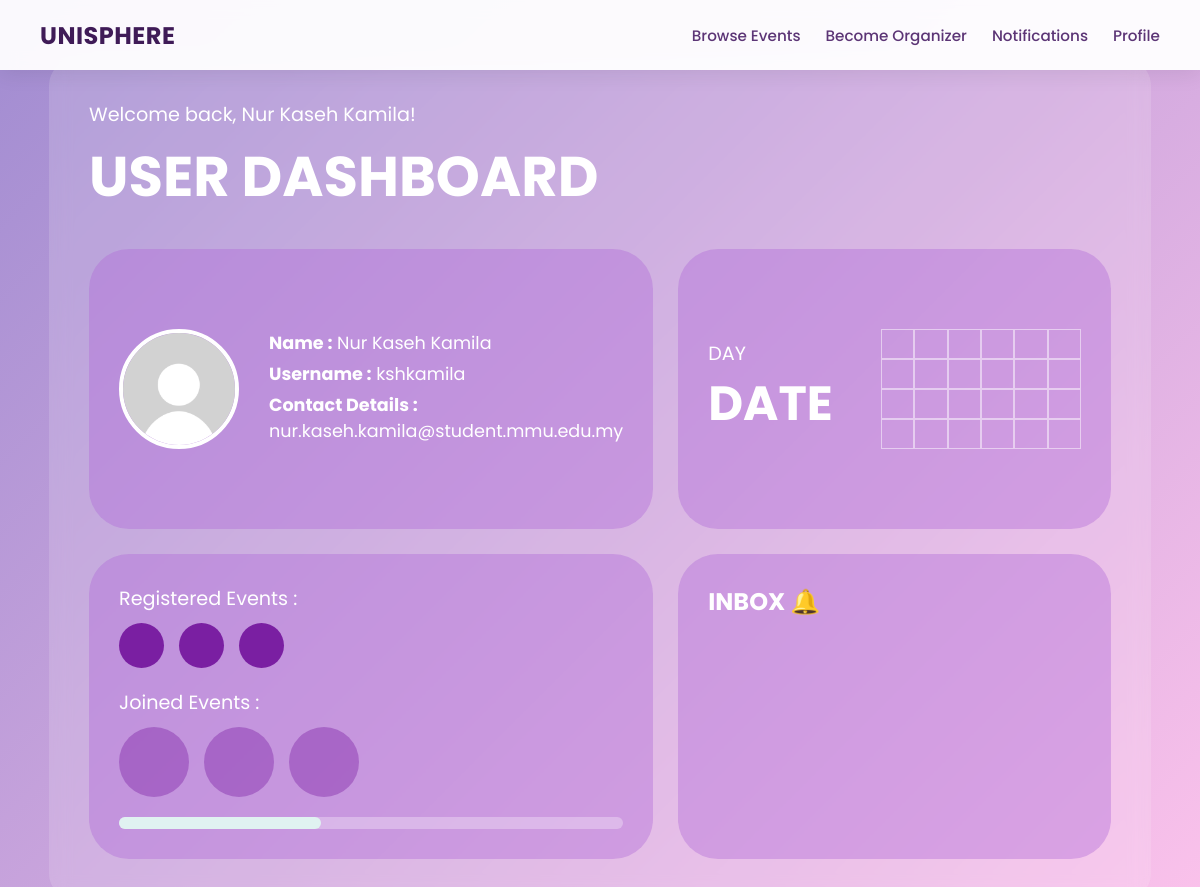
/user_dashboard (signed in), run on the app's committed database.
### tables this page shows
CREATE TABLE users_general (
    student_id varchar(10) PRIMARY KEY,
    name TEXT NOT NULL,
    username TEXT NOT NULL UNIQUE,
    email TEXT NOT NULL UNIQUE,
    password TEXT NOT NULL,
    keyword TEXT,
    role TEXT NOT NULL CHECK(role IN ('user', 'organizer', 'admin')),
    is_verified INTEGER DEFAULT 0,
    pending_email TEXT,
    security_question TEXT
);

### app.py (the view)
@app.route('/user_dashboard')
def dashboard():
    username = session.get('user')
    if not username:
        return redirect(url_for('signin'))
    conn = get_db_connection()
    cursor = conn.cursor()
    cursor.execute("""
        SELECT * FROM users_general
        LEFT JOIN user_details ON users_general.student_id = user_details.student_id
        WHERE users_general.username = ?
    """, (username,))
    user = cursor.fetchone()
    if not user:
        conn.close()
        return "User not found"
    cursor.execute("""
        SELECT e.event_id, e.event_name, e.event_description,
               e.start_date, e.end_date, e.start_time, e.end_time,
               e.main_location, e.faculty_wing, e.specific_location, e.event_mode, e.event_link
        FROM events e
        INNER JOIN event_registrations er ON e.event_id = er.event_id
        WHERE er.student_id = ?
    """, (user["student_id"],))
    events = cursor.fetchall()
    conn.close()
    return render_template('user_dashboard.html', user=user, events=events)

### app.py (called while the page is built)
def get_db_connection():
    conn = sqlite3.connect('database.db')
    conn.row_factory = sqlite3.Row
    conn.execute("PRAGMA foreign_keys = 1")
    return conn

@app.context_processor
def inject_notifications():
    if 'student_id' not in session:
        return dict(unread_notifications=0)
    conn = get_db_connection()
    cursor = conn.cursor()
    cursor.execute("SELECT COUNT(*) AS total FROM notifications WHERE student_id = ? AND is_read = 0",
    (session['student_id'],))
    result = cursor.fetchone()
    conn.close()
    return dict(unread_notifications=result['total'])

### templates/user_dashboard.html (shortened to what this page needs)
<!DOCTYPE html>
<html lang="en">
    <head>
</head>
<body>
    <nav class="navbar">
        <a class="navbar-brand" href="/user_dashboard">UniSphere</a>
        <div class="navbar-links">
            {% if session.get('role')== 'user' %}
                    <a href="/eventbrowsing">Browse Events</a>
                    <a href="/be_organizer">Become Organizer</a>
                    <a href="/notifications" class="notification-link">
                        Notifications
                    </a>
                    <a href="/user_dashboard">Profile</a>
                {% endif %}
        </div>
    </nav>
    <div class="dashboard">
        <p class="welcome">Welcome back, {{ user['name'] }}!</p>
        <h1 class="title">User Dashboard</h1>
        <div class="grid">
            <a href="{{ url_for('user_profile') }}" class="card profile-card clickable-card">
                <img src="{{ url_for('static', filename='uploads/' + (user['profile_picture'] if user['profile_picture'] else 'default.png')) }}" class="dashboard-profile-picture">
                <div class="profile-content">
                    <p><b>Name :</b> {{ user['name'] }}</p>
                    <p><b>Username :</b> {{ user['username'] }}</p>
                    <p><b>Contact Details :</b> {{ user['email'] }}</p>
                </div>
            </a>
                <div class="card calendar-card">
                    <div class="date-info">
                        <p class="day">DAY</p>
                        <p class="date">DATE</p>
                    </div>
                    <div class="calendar-grid">
                        <div></div><div></div><div></div><div></div><div></div><div></div>
                        <div></div><div></div><div></div><div></div><div></div><div></div>
                        <div></div><div></div><div></div><div></div><div></div><div></div>
                        <div></div><div></div><div></div><div></div><div></div><div></div>
                    </div>
                </div>
            <div class="card event-card">
                <div class="event-row">
                    <p class="event-label">Registered Events :</p>
                    <div class="circles">
                        {% if events %}
                            {% for e in events %}
                                {% if e["main_location"] == "General" %}
                                    {% set location = e["specific_location"] %}
                                {% elif e["main_location"] == "CLC" %}
                                    {% set location = e["main_location"] ~ ", " ~ e["specific_location"] %}
                                {% else %}
                                    {% set location = e["main_location"] ~ ", " ~ e["faculty_wing"] ~ ", " ~ e["specific_location"] %}
                                {% endif %}
                                <div class="circle circle-small"
                                     onclick='triggerActionMenu(
                                         `{{ e["event_id"] }}`,
                                         `{{ e["event_name"] | replace("`", "\\`") }}`,
                                         `{{ e["event_description"] | replace("`", "\\`") }}`,
                                         `{{ e["start_date"] }} to {{ e["end_date"] }}`,
                                         `{{ e["start_time"] }} - {{ e["end_time"] }}`,
                                         `{{ location }} ({{ e["event_mode"] }})`,
                                         `{{ url_for("static", filename="eventPoster/" + e["event_poster"]) if e["event_poster"] else "" }}`,
                                         `{{ e["event_link"] if e["event_mode"] in ["online", "hybrid"] else "" }}`
                                     )'
                                     title="{{ e['event_name'] }}">
                                </div>
                            {% endfor %}
                        {% else %}
                            <div class="circle circle-small"></div>
                            <div class="circle circle-small"></div>
                            <div class="circle circle-small"></div>
                        {% endif %}
                    </div>
                </div>
                <div class="event-row">
                    <p class="event-label">Joined Events :</p>
                    <div class="circles">
                        {% if joined_events %}
                            {% for e in joined_events %}
                                <div class="circle"
                                     onclick='triggerActionMenu(
                                         `{{ e["event_id"] }}`,
                                         `{{ e["event_name"] | replace("`", "\\`") }}`,
                                         `{{ e["event_description"] | replace("`", "\\`") }}`,
                                         `{{ e["start_date"] }} to {{ e["end_date"] }}`,
                                         `{{ e["start_time"] }} - {{ e["end_time"] }}`,
                                         `{{ location }} ({{ e["event_mode"] }})`,
                                         `{{ url_for("static", filename="eventPoster/" + e["event_poster"]) if e["event_poster"] else "" }}`,
                                         `{{ e["event_link"] if e["event_mode"] in ["online", "hybrid"] else "" }}`
                                     )'
                                     title="{{ e['event_name'] }}">
                                </div>
                            {% endfor %}
                        {% else %}
                            <div class="circle" style="opacity: 0.4; cursor: not-allowed;" title="No events joined"></div>
                            <div class="circle" style="opacity: 0.4; cursor: not-allowed;"></div>
                            <div class="circle" style="opacity: 0.4; cursor: not-allowed;"></div>
                        {% endif %}
                    </div>
                </div>
                <div class="scroll-bar">
                    <div class="scroll-fill"></div>
                </div>
            </div>
                <a href="{{ url_for('notifications') }}" class="card inbox-card clickable-card">
                    <h2 class="inbox-title">Inbox 🔔</h2>
                </a>
            </div>
        </div>
</body>
</html>

### templates/user_dashboard.html (style rules this page uses)
* { margin: 0; padding: 0; box-sizing: border-box; font-family: 'Poppins', sans-serif; }
body { background: linear-gradient(135deg, #a18cd1 0%, #fbc2eb 100%); display: flex; justify-content: center; align-items: center; min-height: 100vh; padding: 20px; padding-top: 60px; }
.dashboard { width: 95%; max-width: 1400px; padding: 40px; border-radius: 25px; background: rgba(255, 255, 255, 0.15); backdrop-filter: blur(10px); color: white; }
.welcome { font-size: 1.2rem; margin-bottom: 5px; }
.title { font-size: 3.5rem; font-weight: 700; margin-bottom: 30px; text-transform: uppercase; }
.grid { display: grid; grid-template-columns: 1fr 1fr; gap: 25px; }
.card { background: rgba(176, 106, 214, 0.4); border-radius: 40px; padding: 30px; min-height: 280px; }
.profile-card { display: flex; align-items: center; gap: 30px; }
.dashboard-profile-picture { width: 120px; height: 120px; border-radius: 50%; object-fit: cover; border: 4px solid white; flex-shrink: 0; }
.profile-content p { font-size: 1.1rem; margin-bottom: 5px; }
.calendar-card { display: flex; justify-content: space-between; align-items: center; }
.date-info .day { font-size: 1.2rem; }
.date-info .date { font-size: 3rem; font-weight: 700; }
.calendar-grid { display: grid; grid-template-columns: repeat(6, 1fr); width: 200px; height: 120px; }
.calendar-grid div { border: 1px solid rgba(255, 255, 255, 0.5); }
.event-row { margin-bottom: 20px; }
.event-label { font-size: 1.2rem; margin-bottom: 10px; }
.circles { display: flex; gap: 15px; align-items: center; }
.circle { width: 70px; height: 70px; background: #7a1fa2; border-radius: 50%; cursor: pointer; transition: transform 0.2s ease; flex-shrink: 0; }
.circle-small { width: 45px; height: 45px; background: #7a1fa2; border-radius: 50%; flex-shrink: 0; }
.scroll-bar { width: 100%; height: 12px; background: rgba(255, 255, 255, 0.3); border-radius: 10px; margin-top: 20px; }
.scroll-fill { width: 40%; height: 100%; background: #e0f2f1; border-radius: 10px; }
.inbox-title { font-size: 1.5rem; font-weight: 700; text-transform: uppercase; }
.clickable-card { text-decoration: none; color: inherit; display: flex; cursor: pointer; transition: transform 0.2s ease, background 0.3s ease; }
.navbar { position: fixed; top: 0; left: 0; width: 100%; height: 70px; background: rgba(255, 255, 255, 0.95); backdrop-filter: blur(8px); box-shadow: 0 4px 20px rgba(0, 0, 0, 0.08); display: flex; align-items: center; justify-content: space-between; padding: 0 40px; z-index: 1000; }
.notification-link { position:relative; }
.navbar-brand { font-size: 1.5rem; font-weight: 700; color: #3f1b57; text-decoration: none; text-transform: uppercase; letter-spacing: 0.5px; }
.navbar-links { display: flex; gap: 25px; align-items: center; }
.navbar-links a { color: #5c3576; text-decoration: none; font-size: 0.95rem; font-weight: 500; transition: color 0.2s; position: relative; padding: 4px 0; }
.navbar-links a::after { content: ''; position: absolute; width: 0; height: 2px; bottom: 0; left: 0; background-color: #7b2cbf; transition: width 0.2s ease; }

### data on the page
users_general: name "Nur Kaseh Kamila", username "kshkamila", email "nur.kaseh.kamila@student.mmu.edu.my"
